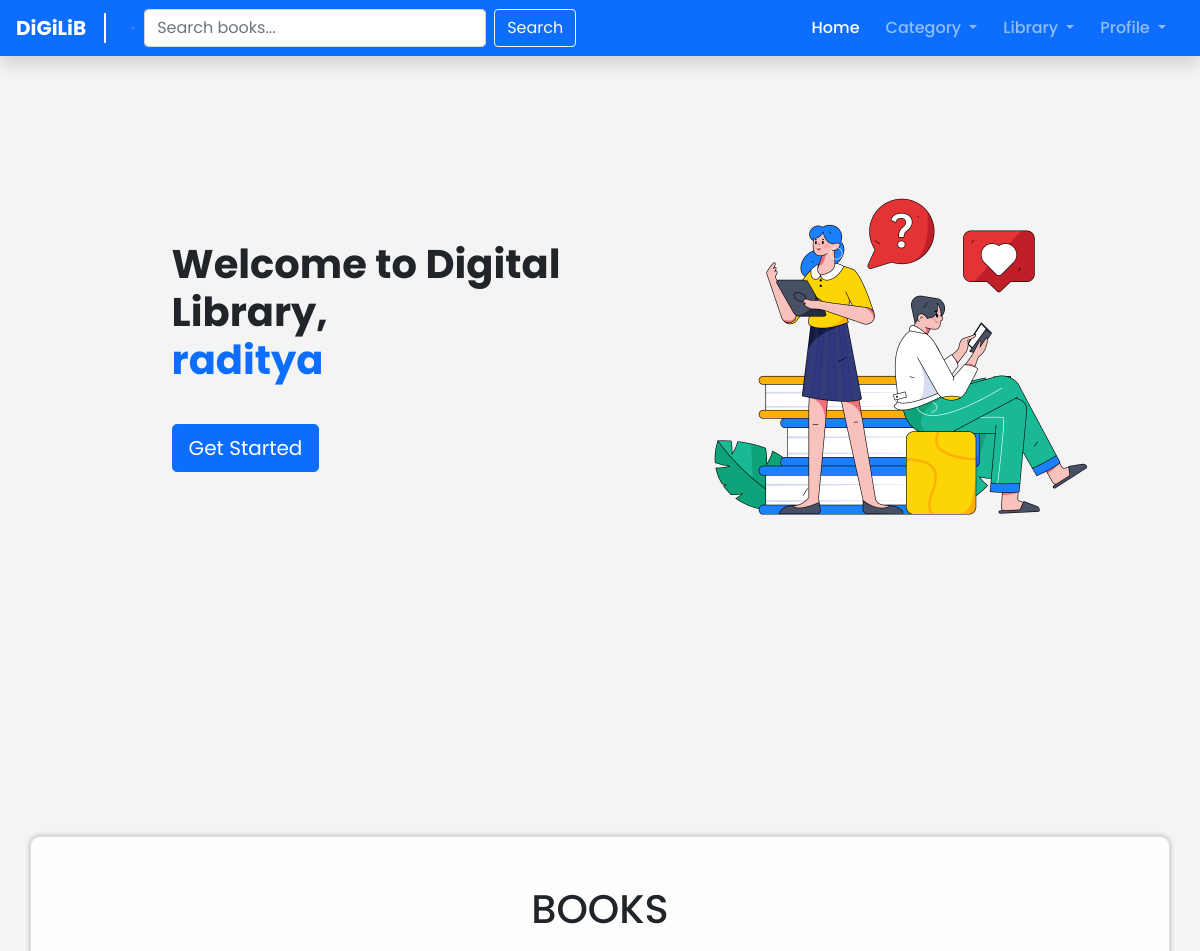
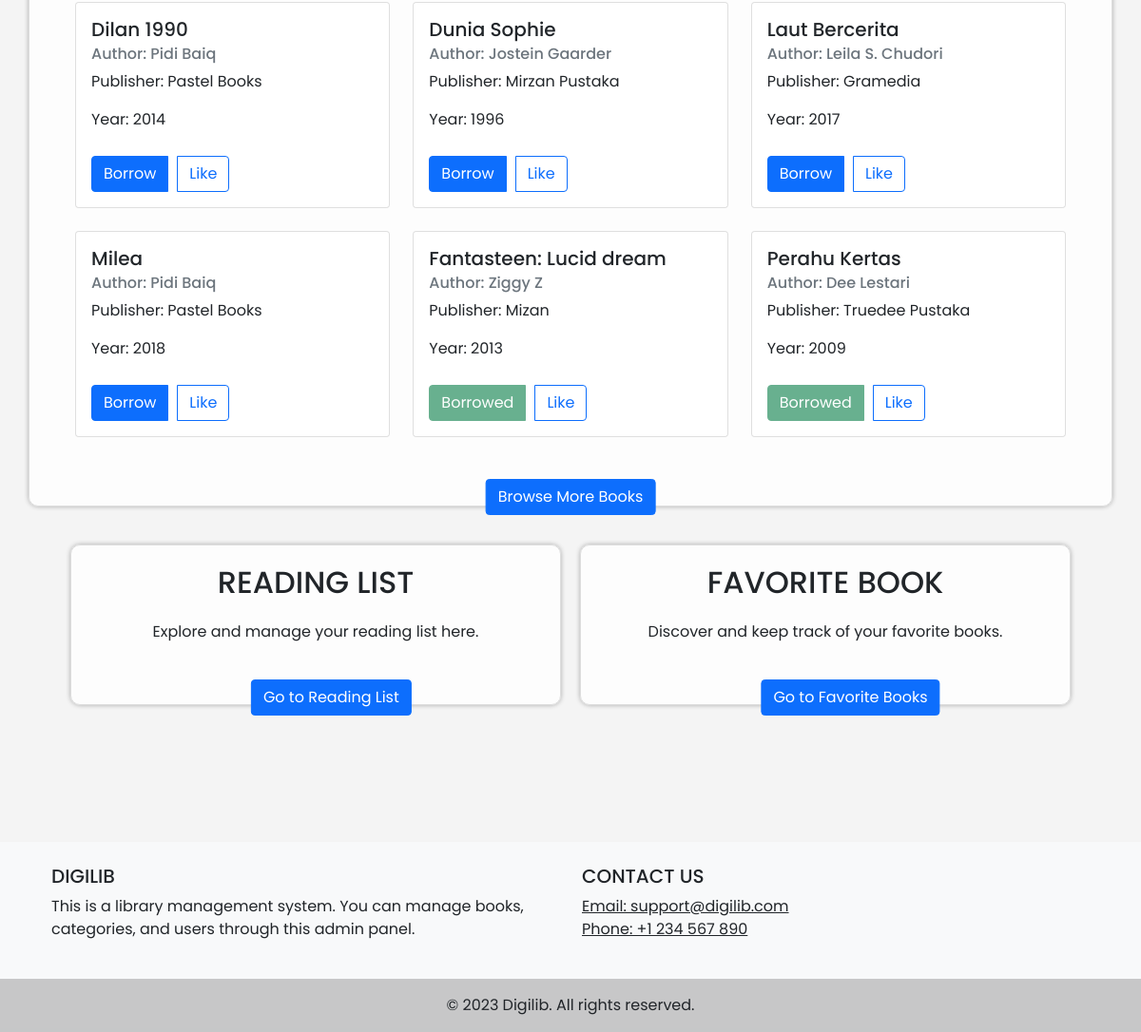
/user/index.php (signed in), run on the app's committed database (2 pictures, top to bottom).
### tables this page shows
CREATE TABLE `users` (
  `id_user` int(11) NOT NULL,
  `username` varchar(50) NOT NULL,
  `email` varchar(50) NOT NULL,
  `password` varchar(255) NOT NULL,
  `name` varchar(255) NOT NULL,
  `is_admin` tinyint(1) DEFAULT 0
);

CREATE TABLE `buku` (
  `id_buku` int(11) NOT NULL,
  `judul_buku` varchar(100) NOT NULL,
  `pengarang` varchar(100) NOT NULL,
  `penerbit` varchar(100) NOT NULL,
  `tahun_terbit` varchar(5) NOT NULL,
  `status` tinyint(1) NOT NULL DEFAULT 0,
  `id_kategori` int(11) NOT NULL,
  `file_pdf` varchar(255) DEFAULT NULL
);

### includes/functions.php (called while the page is built, shortened)
<?php
function check_login($conn)
{
    if(isset($_SESSION['user_id']))
    {
        $id = $_SESSION['user_id'];
        $query = "SELECT * FROM users WHERE id_user = '$id' limit 1";
        $result = mysqli_query($conn, $query);
        if($result && mysqli_num_rows($result) > 0)
        {
            $user_data = mysqli_fetch_assoc($result);
            return $user_data;
        }
    }
    die;
}
?>

### user/index.php (the view, shortened to what this page needs)
<?php
include("../includes/config.php");
include("../includes/functions.php");
$user_data = check_login($conn);
$search = '';
if (isset($_GET['search'])) {
    $search = $_GET['search'];
    $query = "
        SELECT
            buku.id_buku,
            buku.judul_buku,
            buku.pengarang,
            buku.penerbit,
            buku.tahun_terbit,
            kategori.nama_kategori,
            buku.status
        FROM buku
        LEFT JOIN kategori ON buku.id_kategori = kategori.id_kategori
        WHERE buku.judul_buku LIKE '%$search%'
    ";
} else {
    $query = "
        SELECT
            buku.id_buku,
            buku.judul_buku,
            buku.pengarang,
            buku.penerbit,
            buku.tahun_terbit,
            kategori.nama_kategori,
            buku.status
        FROM buku
        LEFT JOIN kategori ON buku.id_kategori = kategori.id_kategori
    ";
}
$result = mysqli_query($conn, $query);
?>
<!DOCTYPE html>
<html lang="en">
<head>
    <link href="../assets/css/bootstrap.min.css" rel="stylesheet">
</head>
<body>
<nav class="navbar navbar-expand-lg navbar-dark shadow fixed-top bg-primary">
  <div class="container container-nav">
    <a class="navbar-brand" href="#">DiGiLiB</a>
    <hr style="margin: 0 10px; border: 1px solid #fff;">
    <div class="collapse navbar-collapse" id="navbarNav">
      <form class="d-flex me-auto" method="GET" action="book.php">
        <input class="form-control me-2" type="search" placeholder="Search books..." name="search"
          value="<?php echo $search; ?>">
        <button class="btn btn-outline-light" type="submit">Search</button>
      </form>
      <ul class="navbar-nav ms-auto mb-8 mb-lg-0">
        <li class="nav-item">
          <a class="nav-link active" aria-current="page" href="index.php">Home</a>
        </li>
        <li class="nav-item dropdown">
          <a class="nav-link dropdown-toggle" href="#" id="categoryDropdown" role="button" data-bs-toggle="dropdown" aria-expanded="false">
              Category
          </a>
        </li>
        <li class="nav-item dropdown">
          <a class="nav-link dropdown-toggle" href="#" id="navbarDropdown" role="button" data-bs-toggle="dropdown" aria-expanded="false">
            Library
          </a>
        </li>
        <li class="nav-item dropdown">
          <a class="nav-link dropdown-toggle" id="navbarDropdown" role="button" data-bs-toggle="dropdown" aria-expanded="false" href="user_profile.php">
            Profile
          </a>
        </li>
      </ul>
    </div>
  </div>
</nav>
<div class="container p-5"></div>
    <div class="d-flex justify-content-between align-items-center my-5 py-5 px-5">
        <div class="col p-5 mx-auto">
            <h2 class="display-8 fw-bold" style="margin-left: 15%; font-size: 40px;">
              Welcome to Digital Library,
              <p class="username">
                <?php echo htmlspecialchars($user_data['name'], ENT_QUOTES, 'UTF-8'); ?>
              </p>
            </h2>
            <button style="margin-left: 15%;"  type="button" class="btn btn-primary btn-lg mt-4" onclick="scrollToBooks()">Get Started</button>
        </div>
        <div class="col w-20 d-flex justify-content-center">
            <img src="../assets/images/jumbotron.png" alt="jumbotron" class="img-fluid" />
        </div>
    </div>
<br>
<div class="container p-5" style="margin-bottom: 100px;"></div>
<div id="books-section" class="container p-5 mt-5 books-section">
    <h1 style="text-align: center; margin-bottom:20px;">BOOKS</h1>
    <div class="row">
        <?php
        $counter = 0;
        while ($book = mysqli_fetch_assoc($result)) {
            if ($counter >= 6) break;
            $counter++;
        ?>
        <div class="col-md-4">
            <div class="card mb-4">
                <div class="card-body">
                    <h5 class="card-title"><?php echo $book['judul_buku']; ?></h5>
                    <h6 class="card-subtitle mb-2 text-muted">Author: <?php echo $book['pengarang']; ?></h6>
                    <p class="card-text">Publisher: <?php echo $book['penerbit']; ?></p>
                    <p class="card-text">Year: <?php echo $book['tahun_terbit']; ?></p>
                    <form method="POST" action="">
                        <div class="btn-group">
                            <?php if ($book['status'] == 0) { ?>
                                <button type="submit" class="btn btn-primary" name="borrow_book" type="button" class="btn btn-primary" data-bs-toggle="modal" data-bs-target="#exampleModal">Borrow</button>
                            <?php } else { ?>
                                <button type="button" class="btn btn-success" disabled>Borrowed</button>
                            <?php } ?>
                            <?php
                                $query_check_favorite = "SELECT * FROM favorite_buku WHERE id_buku = '{$book['id_buku']}' AND id_user = '{$user_data['id_user']}'";
                                $result_check_favorite = mysqli_query($conn, $query_check_favorite);
                                if (mysqli_num_rows($result_check_favorite) > 0) {
                                    echo '<button type="submit" class="btn btn-outline-primary" name="like_book">Unlike</button>';
                                } else {
                                    echo '<button type="submit" class="btn btn-outline-primary" name="like_book">Like</button>';
                                }
                            ?>
                        </div>
                    </form>
                </div>
            </div>
        </div>
        <?php } ?>
    </div>
    <div class="d-flex justify-content-center mt-4">
        <a href="book.php" class="btn btn-primary">Browse More Books</a>
    </div>
</div>
<div class="section-wrapper">
    <div class="section">
        <h2>READING LIST</h2>
        <p>Explore and manage your reading list here.</p>
        <a href="read_book.php" class="btn btn-primary">Go to Reading List</a>
    </div>
    <div class="section">
        <h2>FAVORITE BOOK</h2>
        <p>Discover and keep track of your favorite books.</p>
        <a href="favorite_book.php" class="btn btnn btn-primary">Go to Favorite Books</a>
    </div>
</div>
<br><br><br><br>
<footer class="bg-light text-center text-lg-start mt-5">
    <div class="container p-4">
        <div class="row">
            <div class="col-lg-6 col-md-12 mb-4 mb-md-0">
                <h5 class="text-uppercase">Digilib</h5>
                <p>This is a library management system. You can manage books, categories, and users through this admin panel.</p>
            </div>
            <div class="col-lg-6 col-md-12 mb-4 mb-md-0">
                <h5 class="text-uppercase">Contact Us</h5>
                <ul class="list-unstyled mb-0">
                    <li><a href="#!" class="text-dark">Email: support@digilib.com</a></li>
                    <li><a href="#!" class="text-dark">Phone: +1 234 567 890</a></li>
                </ul>
            </div>
        </div>
    </div>
    <div class="text-center p-3" style="background-color: rgba(0, 0, 0, 0.2);">
        &copy; 2023 Digilib. All rights reserved.
    </div>
</footer>
</body>
</html>

### user/index.php (style rules this page uses)
body { font-family: 'Poppins', sans-serif; background-color: #f4f4f4; }
.navbar-nav .nav-item { margin-right: 10px; }
.navbar-nav .nav-link { font-weight: 500; }
.navbar-brand { font-weight: 700; position: relative; padding-right: 20px; }
.navbar-brand::after { content: ''; position: absolute; right: 0; top: 50%; transform: translateY(-50%); width: 2px; height: 30px; background-color: #fff; }
.card-body .btn-group { margin-top: 10px; }
.card-body .btn { margin-right: 10px; }
.books-section { background-color: rgba(255, 255, 255, 0.8); padding: 20px; border-radius: 10px; border: 1px solid #ddd; position: relative; box-shadow: 0 0 5px rgba(0, 0, 0, 0.3); margin-bottom: 40px; }
.card { background-color: rgba(255, 255, 255, 0.9); }
.books-section .d-flex { position: absolute; bottom: -10px; left: 50%; transform: translateX(-50%); width: fit-content; }
.username { color: #0d6efd; }
.navbar { padding: 0.5rem 1rem; }
.navbar-nav { margin-left: auto; }
.container-nav { max-width: 100%; padding-left: 0; padding-right: 0; }
.section-wrapper { display: flex; justify-content: center; margin-top: 40px; min-width: fit-content; gap: 20px; }
.section { width: 43%; padding: 20px; background-color: rgba(255, 255, 255, 0.8); border-radius: 10px; border: 1px solid #ddd; box-shadow: 0 0 5px rgba(0, 0, 0, 0.3); }
.section h2 { text-align: center; margin-bottom: 20px; }
.section p { text-align: center; margin-bottom: 20px; }
.section a.btn { margin-bottom: -50px; left: 50%; transform: translateX(100%); width: fit-content; }
.section a.btnn { margin-bottom: -50px; left: 50%; transform: translateX(90%); width: fit-content; }

### data on the page
users: name "raditya"
buku: judul_buku "Dilan 1990", pengarang "Pidi Baiq", penerbit "Pastel Books", tahun_terbit "2014", status "Borrow"
buku: judul_buku "Dunia Sophie", pengarang "Jostein Gaarder", penerbit "Mirzan Pustaka", tahun_terbit "1996", status "Borrow"
buku: judul_buku "Laut Bercerita", pengarang "Leila S. Chudori", penerbit "Gramedia", tahun_terbit "2017", status "Borrow"
buku: judul_buku "Milea", pengarang "Pidi Baiq", penerbit "Pastel Books", tahun_terbit "2018", status "Borrow"
buku: judul_buku "Fantasteen: Lucid dream", pengarang "Ziggy Z", penerbit "Mizan", tahun_terbit "2013", status "Borrowed"
buku: judul_buku "Perahu Kertas", pengarang "Dee Lestari", penerbit "Truedee Pustaka", tahun_terbit "2009", status "Borrowed"
